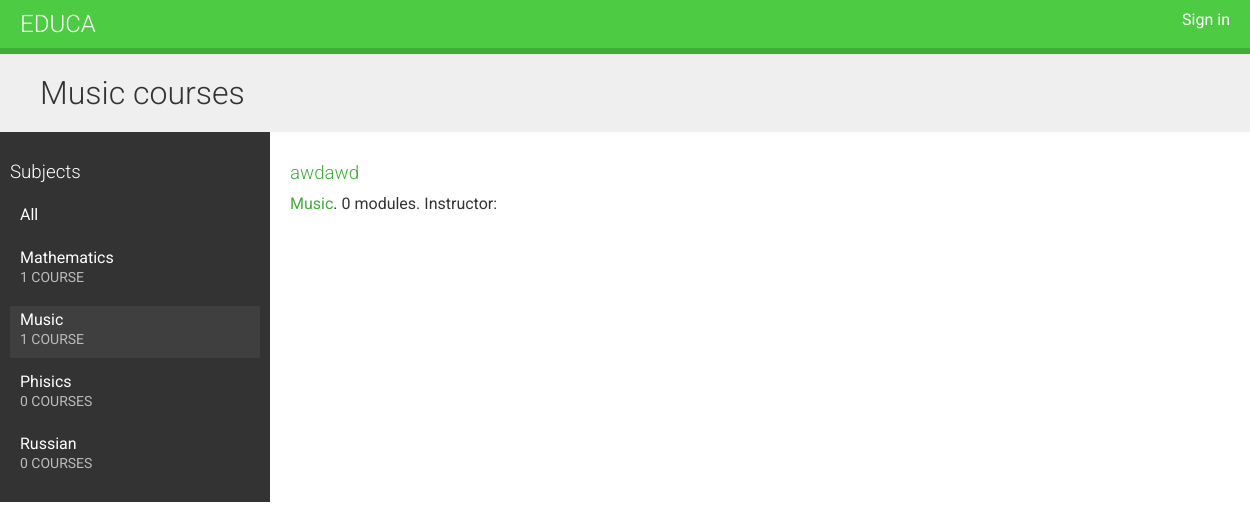
The page /course/subject/music/ on the database its author committed.
### courses/models.py (models this page shows, shortened)
class Subject(models.Model):
    title = models.CharField(max_length=200)
    slug = models.SlugField(max_length=200, unique=True)
    class Meta:
        ordering = ['title']
    def __str__(self):
        return self.title

class Course(models.Model):
    owner = models.ForeignKey(User,
                              related_name='courses_created',
                              on_delete=models.CASCADE)
    subject = models.ForeignKey(Subject,
                                related_name='courses',
                                on_delete=models.CASCADE)
    title = models.CharField(max_length=200)
    slug = models.SlugField(max_length=200, unique=True)
    overview = models.TextField()
    created = models.DateTimeField(auto_now_add=True)
    students = models.ManyToManyField(User,
                                      related_name='courses_joined',
                                      blank=True)
    class Meta:
        ordering = ['-created']

### courses/views.py (the view)
# urls.py: path("", CourseListView.as_view(), name="course_list"),
class CourseListView(TemplateResponseMixin, View):
    model = Course
    template_name = "courses/course/list.html"
    def get(self, request, subject=None):
        subjects = cache.get("all_subjects")
        if not subjects:
            subjects = Subject.objects.annotate(total_courses=Count("courses"))
            cache.set("all_subjects", subjects)
        all_courses = Course.objects.annotate(total_modules=Count("modules"))
        if subject:
            subject = get_object_or_404(Subject, slug=subject)
            key = f"subject_{subject.id}_courses"
            courses = cache.get(key)
            if not courses:
                courses = all_courses.filter(subject=subject)
                cache.set(key, courses)
        else:
            courses = cache.get("all_courses")
            if not courses:
                courses = all_courses
                cache.set("all_courses", courses)
        return self.render_to_response(
            {"subjects": subjects, "subject": subject, "courses": courses}
        )

### courses/templates/courses/course/list.html (shortened to what this page needs)
{% extends "base.html" %}
{% block content %}
  <h1>
    {% if subject %}
      {{ subject.title }} courses
    {% else %}
      All courses
    {% endif %}
  </h1>
  <div class="contents">
    <h3>Subjects</h3>
    <ul id="modules">
      <li {% if not subject %}class="selected"{% endif %}>
        <a href="{% url "course_list" %}">All</a>
      </li>
      {% for s in subjects %}
        <li {% if subject == s %}class="selected"{% endif %}>
          <a href="{% url "course_list_subject" s.slug %}">
            {{ s.title }}
            <br>
            <span>{{ s.total_courses }} course{{ s.total_courses|pluralize }}</span>
          </a>
        </li>
      {% endfor %}
    </ul>
  </div>
  <div class="module">
    {% for course in courses %}
      {% with subject=course.subject %}
        <h3>
          <a href="{% url "course_detail" course.slug %}">
            {{ course.title }}
          </a>
        </h3>
        <p>
          <a href="{% url "course_list_subject" subject.slug %}">{{ subject }}</a>.
            {{ course.total_modules }} modules.
            Instructor: {{ course.owner.get_full_name }}
        </p>
      {% endwith %}
    {% endfor %}
  </div>
{% endblock %}

### courses/static/css/base.css (style rules this page uses)
body { margin:0; font-family:'Roboto', sans-serif; font-weight:400; color:#333; }
a { color:#3fad37; text-decoration:none; }
ul { float:left; }
h1, h2, h3, h4, h5, h6 { font-family:'Roboto', sans-serif; font-weight:300; }
h1 { background:#efefef; width:100%; overflow:auto; padding:20px 0 20px 40px; margin:0; }
.module { padding:10px 20px; float:left; width:600px; }
.module h3 { margin:20px 0 0; padding:0; width:100%; }
.module p { margin:10px 0 20px; width:100%; float:left; }
.contents { width:20%; padding:10px; float:left; background:#333; color: #fff; font-family:'Roboto', sans-serif; }
.contents ul { list-style:none; margin:0; padding:0; width:100%; }
.contents ul li { margin:0 0 10px 0; padding:4px 10px 10px; overflow:auto; cursor:move; }
.contents ul li.selected { background:#3f3f3f; }
.contents ul span { text-transform:uppercase; color:#bbb; font-size:14px; }
.contents ul a { display:block; color:#fff; text-decoration:none; }

### rows shown on the page
Subject: title "Music", total_courses "1"
Subject: title "Mathematics", total_courses "1"
Subject: title "Phisics", total_courses "0"
Subject: title "Russian", total_courses "0"
Course: title "awdawd", subject "Music", total_modules "0"
